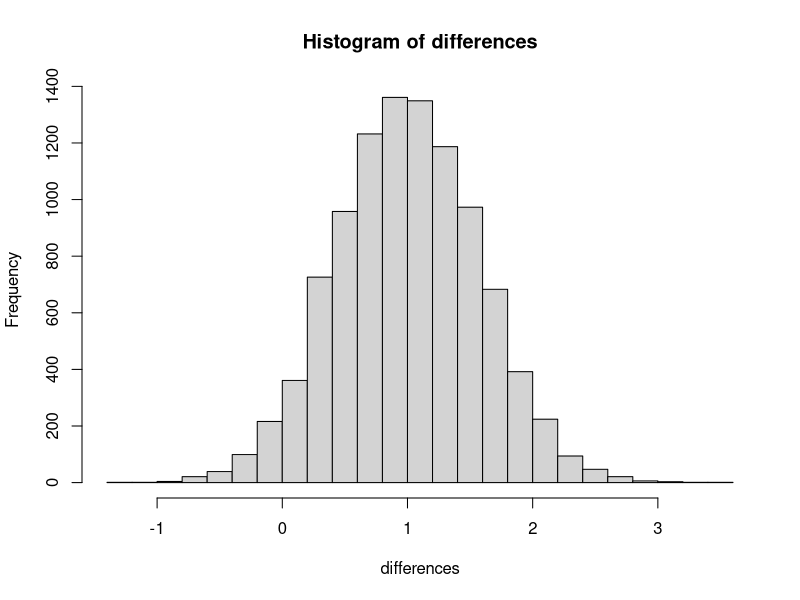
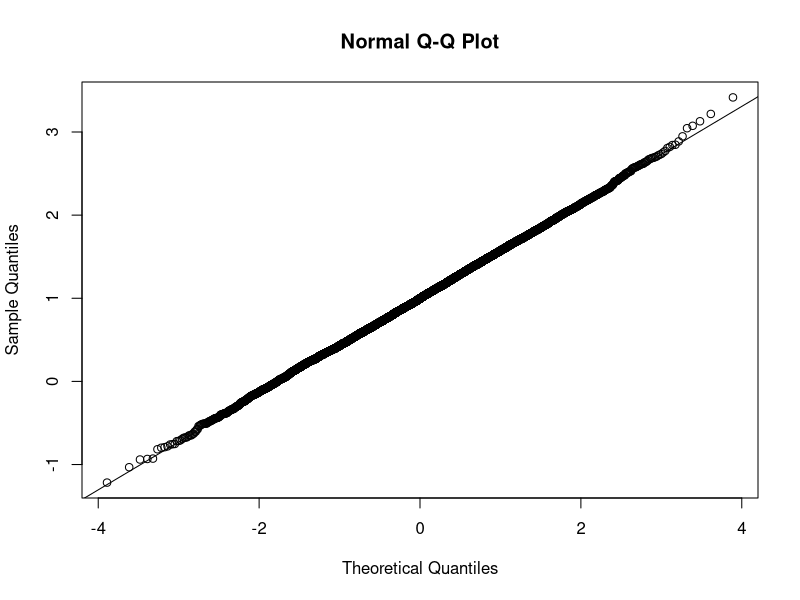
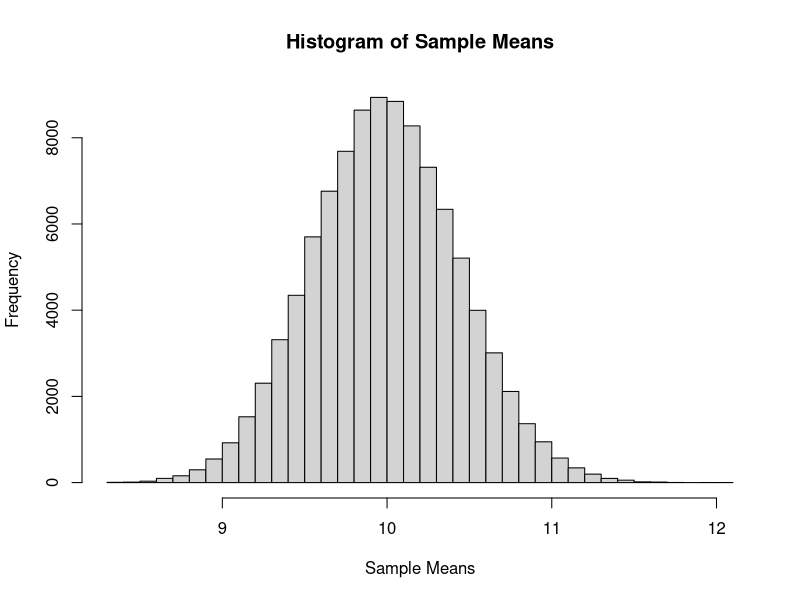
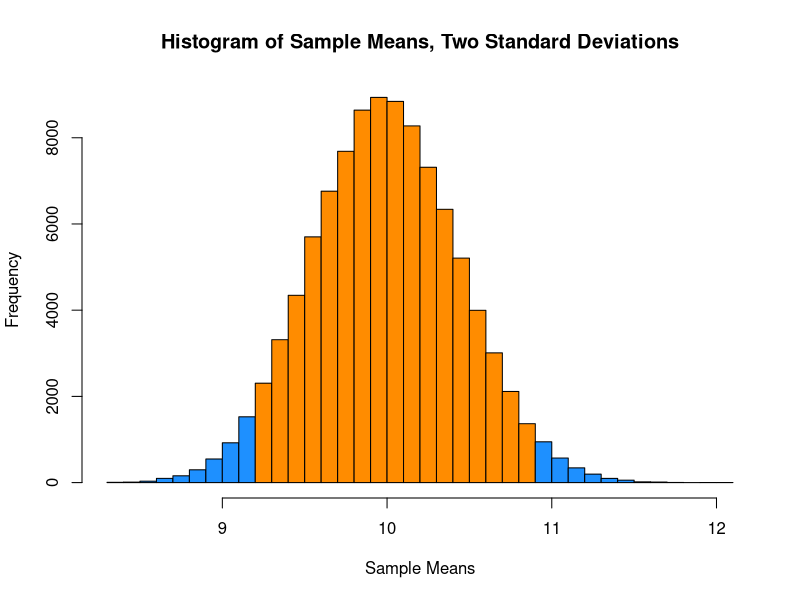

The R source for these figures, in order:
## ---- chunk 1
3 + 2
3 - 2
3 * 2
3 / 2
## ---- chunk 2
3 ^ 2
2 ^ (-3)
100 ^ (1 / 2)
sqrt(1 / 2)
exp(1)
## ---- chunk 3
pi
exp(1)
## ---- chunk 4
log(10) # natural log
log10(1000) # base 10 log
log2(8) # base 2 log
log(16, base = 4) # base 4 log
## ---- chunk 5
sin(pi / 2)
cos(0)
## ---- chunk 6
c(1, 3, 5, 7, 8, 9)
## ---- chunk 7
x = c(1, 3, 5, 7, 8, 9)
x
## ---- chunk 8
(y = 1:100)
## ---- chunk 9
(z = seq(from = 1, to = 2, by = 0.1))
## ---- chunk 10
rep(0.5, times = 10)
## ---- chunk 11
rep(x, 3)
## ---- chunk 12
x
x[3]
x[1:3]
x[-2]
## ---- chunk 13
x = 1:10
x + 1
2 * x
2 ^ x
sqrt(x)
log(x)
## ---- chunk 14
x = 1:9
x
X = matrix(x, nrow = 3, ncol = 3)
X
Y = matrix(x, nrow = 3, ncol = 3, byrow = TRUE)
Y
Z = matrix(0, 2, 4)
Z
X
X[1, 2]
X[1, ]
X[, 2]
X[2, c(1, 3)]
## ---- chunk 15
x = 1:9
rev(x)
rep(1, 9)
cbind(x, rev(x), rep(1, 9))
rbind(x, rev(x), rep(1, 9))
## ---- chunk 16
x = 1:9
y = 9:1
X = matrix(x, 3, 3)
Y = matrix(y, 3, 3)
X
Y
## ---- chunk 17
X + Y
X - Y
X * Y
X / Y
## ---- chunk 18
X %*% Y
t(X)
Z = matrix(c(9, 2, -3, 2, 4, -2, -3, -2, 16), 3, byrow = T)
Z
solve(Z)
X = matrix(1:6, 2, 3)
X
dim(X)
rowSums(X)
colSums(X)
rowMeans(X)
colMeans(X)
diag(Z)
diag(1:5)
diag(5)
## ---- chunk 19
dnorm(3, mean = 2, sd = 5)
## ---- chunk 20
pnorm(3, mean = 2, sd = 5)
## ---- chunk 21
qnorm(0.975, mean = 2, sd = 5)
## ---- chunk 22
rnorm(10, mean = 2, sd = 5)
## ---- chunk 23
heights = c(110, 120, 115, 136, 205, 156, 175)
weights = c(64, 67, 62, 60, 77, 70, 66)
heights < 121 | heights == 156
weights[heights > 150]
## ---- chunk 24
x = 1
y = 3
if (x > y) {
  z = x * y
  print("x is larger than y")
} else {
  z = x + 5 * y
  print("x is less than or equal to y")
}

z
## ---- chunk 25
x = 11:15
for (i in 1:5) {
  x[i] = x[i] + 1
}

x
## ---- chunk 26
x = 11:15
x = x + 1
x
## ---- chunk 27
standardize = function(x) {
  m = mean(x)
  std = sd(x)
  result = (x - m) / std
  result
}
  
x = rnorm(10, 2, 25)
standardize(x)
## ---- chunk 28
get_sd = function(x, biased = FALSE) {
  n = length(x)
  if (biased) {
    std = sqrt((1 / n) * sum((x - mean(x)) ^ 2))
  } else {
    std = sqrt((1 / (n - 1)) * sum((x - mean(x)) ^ 2))
  }
  std
}
## ---- chunk 29
get_sd = function(x, biased = FALSE) {
  n = length(x) - 1 * biased
  sqrt((1 / n) * sum((x - mean(x)) ^ 2))
}
## ---- chunk 30
x = c(15.5, 16.2, 16.1, 15.8, 15.6, 16.0, 15.8, 15.9, 16.2)
mean(x)
sd(x)
## ---- chunk 31
t.test(x, alternative = c("two.sided"), conf.level = 0.95)
## ---- chunk 32
tt = t.test(x, alternative = c("two.sided"), conf.level = 0.95)
tt$conf.int
## ---- chunk 33
qt(0.975, 8)
c(mean(x) - qt(0.975, 8) * sd(x) / sqrt(9),
  mean(x) + qt(0.975, 8) * sd(x) / sqrt(9))
## ---- chunk 34
t.test(x, mu = 16, alternative = c("less"), conf.level = 0.95)
## ---- chunk 35
x = c(70, 82, 78, 74, 94, 82)
y = c(64, 72, 60, 76, 72, 80, 84, 68)
t.test(x, y, alternative = c("greater"), var.equal = TRUE)
## ---- chunk 36
sPooled2 = ((6 - 1) * var(x) + (8 - 1) * var(y)) / (6 + 8 - 2)
sPooled2

test_stat = (mean(x) - mean(y)) / sqrt(sPooled2 * (1 / 6 + 1 / 8))
test_stat
1 - pt(test_stat, 6 + 8 - 2)
## ---- chunk 37
z = 1 / sqrt(0.32)
pnorm(z) - pnorm(-z)
## ---- chunk 38
set.seed(42)
sample_size = 25
mu1 = 6
mu2 = 5
std = 2

samples = 10000
count = 0
differences = rep(0, samples)

for (i in 1:samples) {
  x1 = rnorm(sample_size, mu1, std)
  x2 = rnorm(sample_size, mu2, std)
  differences[i] = mean(x1) - mean(x2)
}

mean(0 < differences & differences < 2)

hist(differences, breaks = 20)

qqnorm(differences)
qqline(differences)
## ---- chunk 39
set.seed(42)
sample_size = 50
mu = 10
samples = 100000
x_bar = rep(0, samples)

for(i in 1:samples){
  x_bar[i] = mean(rpois(sample_size, lambda = mu))
}

x_bar_hist = hist(x_bar, breaks = 50, 
                  main = "Histogram of Sample Means",
                  xlab = "Sample Means")

c(mean(x_bar), mu)
c(sd(x_bar), sqrt(mu) / sqrt(sample_size))

mean(x_bar > mu - 2 * sqrt(mu) / sqrt(sample_size) &
       x_bar < mu + 2 * sqrt(mu) / sqrt(sample_size))

shading = ifelse(x_bar_hist$breaks > mu - 2 * sqrt(mu) / sqrt(sample_size) & 
                   x_bar_hist$breaks < mu + 2 * sqrt(mu) / sqrt(sample_size),
                  "darkorange", "dodgerblue")

x_bar_hist = hist(x_bar, breaks = 50, col = shading,
                  main = "Histogram of Sample Means, Two Standard Deviations",
                  xlab = "Sample Means")
